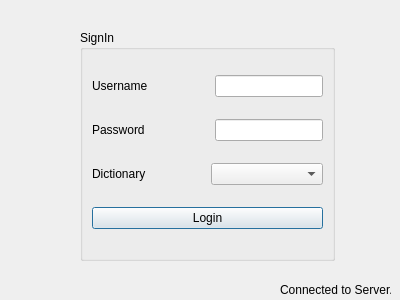
<?xml version="1.0" encoding="UTF-8"?>
<ui version="4.0">
 <class>Login</class>
 <widget class="QDialog" name="Login">
  <property name="geometry">
   <rect>
    <x>0</x>
    <y>0</y>
    <width>400</width>
    <height>300</height>
   </rect>
  </property>
  <property name="windowTitle">
   <string>Dialog</string>
  </property>
  <widget class="QGroupBox" name="groupBox">
   <property name="geometry">
    <rect>
     <x>80</x>
     <y>30</y>
     <width>255</width>
     <height>231</height>
    </rect>
   </property>
   <property name="title">
    <string>SignIn</string>
   </property>
   <layout class="QVBoxLayout" name="verticalLayout">
    <item>
     <layout class="QHBoxLayout" name="horizontalLayout">
      <item>
       <widget class="QLabel" name="label">
        <property name="text">
         <string>Username</string>
        </property>
       </widget>
      </item>
      <item>
       <spacer name="horizontalSpacer">
        <property name="orientation">
         <enum>Qt::Horizontal</enum>
        </property>
        <property name="sizeHint" stdset="0">
         <size>
          <width>40</width>
          <height>20</height>
         </size>
        </property>
       </spacer>
      </item>
      <item>
       <widget class="QLineEdit" name="lineEdit_user"/>
      </item>
     </layout>
    </item>
    <item>
     <layout class="QHBoxLayout" name="horizontalLayout_2">
      <item>
       <widget class="QLabel" name="label_2">
        <property name="text">
         <string>Password</string>
        </property>
       </widget>
      </item>
      <item>
       <spacer name="horizontalSpacer_2">
        <property name="orientation">
         <enum>Qt::Horizontal</enum>
        </property>
        <property name="sizeHint" stdset="0">
         <size>
          <width>40</width>
          <height>20</height>
         </size>
        </property>
       </spacer>
      </item>
      <item>
       <widget class="QLineEdit" name="lineEdit_pass"/>
      </item>
     </layout>
    </item>
    <item>
     <layout class="QHBoxLayout" name="horizontalLayout_3">
      <item>
       <widget class="QLabel" name="label_4">
        <property name="text">
         <string>Dictionary</string>
        </property>
       </widget>
      </item>
      <item>
       <widget class="QComboBox" name="comboBox"/>
      </item>
     </layout>
    </item>
    <item>
     <widget class="QPushButton" name="pushButton_login">
      <property name="text">
       <string>Login</string>
      </property>
     </widget>
    </item>
   </layout>
  </widget>
  <widget class="QLabel" name="label_3">
   <property name="geometry">
    <rect>
     <x>280</x>
     <y>280</y>
     <width>111</width>
     <height>20</height>
    </rect>
   </property>
   <property name="text">
    <string>Connected to Server...</string>
   </property>
  </widget>
 </widget>
 <resources/>
 <connections/>
</ui>
